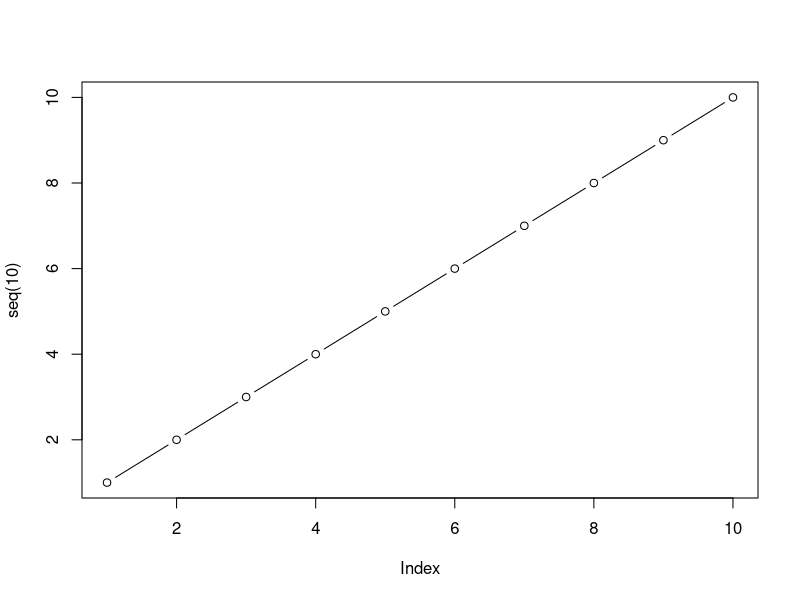

Generate this figure with R:
## ---- chunk 1
knitr::opts_chunk$set(
  collapse = TRUE,
  comment = "#>",
  fig.align = "center"
)
#rmarkdown::render("vignettes/test.Rmd", "all")
#rmarkdown::render("vignettes/test.Rmd", "bookdown::pdf_document2")
#rmarkdown::render("vignettes/test.Rmd", "bookdown::html_document2")
## ---- chunk 2
plot(seq(10), type = "b")
